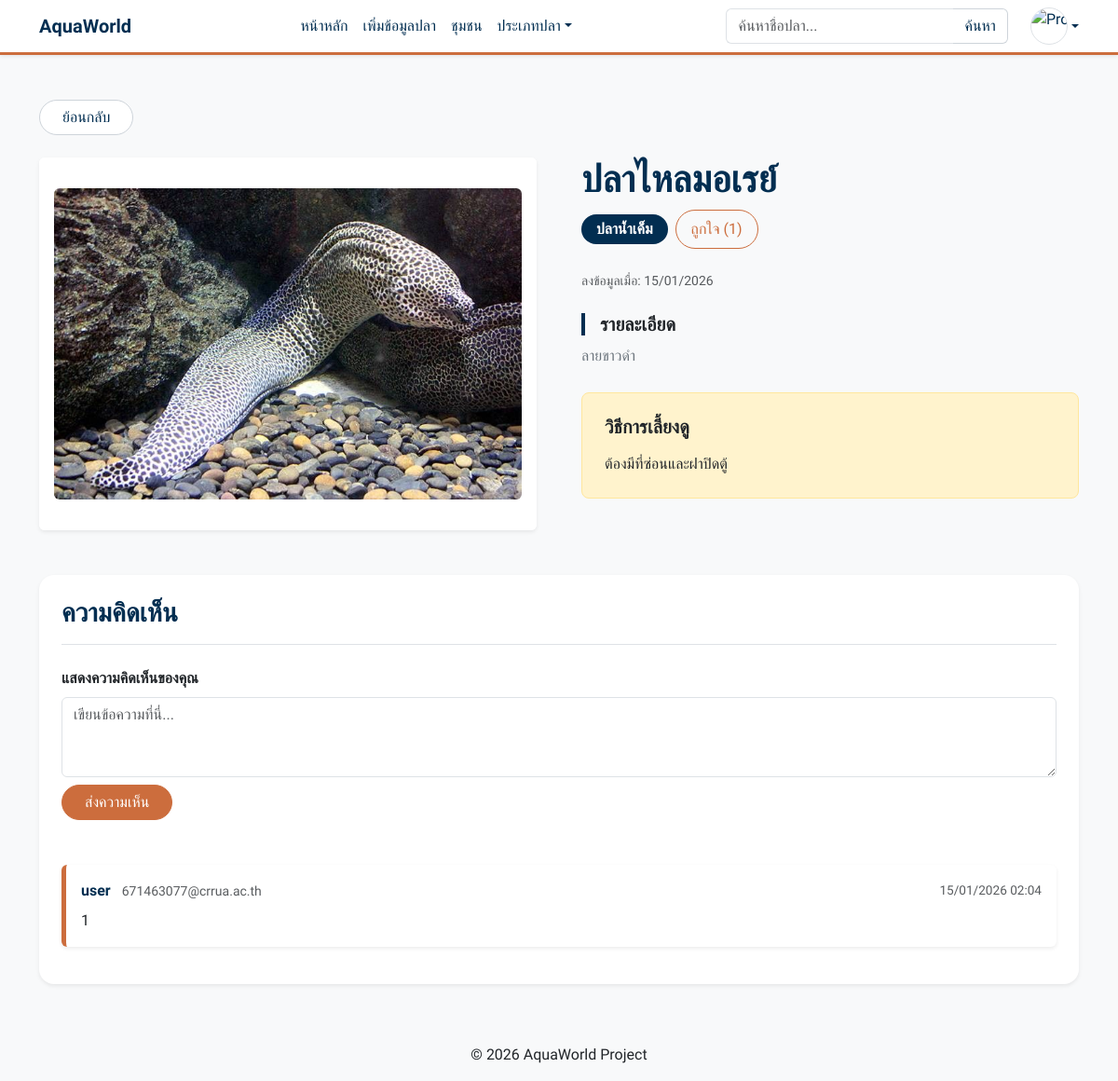
Screenshot of /User/detail.php?id=22 (signed in) with the database file from the repository.
### tables this page shows
CREATE TABLE `fishs` (
  `fish_id` int(11) NOT NULL,
  `namefish` varchar(255) NOT NULL,
  `image` varchar(255) NOT NULL,
  `description` varchar(255) NOT NULL,
  `care_detail` varchar(255) NOT NULL,
  `category` varchar(255) NOT NULL,
  `status` varchar(255) NOT NULL,
  `created_at` datetime NOT NULL,
  `user_id` int(11) NOT NULL
);

CREATE TABLE `fish_type` (
  `fish_typeid` int(11) NOT NULL,
  `fish_typename` varchar(50) NOT NULL
);

CREATE TABLE `fish_comments` (
  `id` int(11) NOT NULL,
  `fish_id` int(11) NOT NULL,
  `user_id` int(11) NOT NULL,
  `name` varchar(100) NOT NULL,
  `email` varchar(100) NOT NULL,
  `detail` text NOT NULL,
  `time` timestamp NOT NULL DEFAULT current_timestamp()
);

### User/detail.php (the view, shortened to what this page needs)
<?php
include "../connectDB.php";
$row_detail = null;
$is_liked = false;
$total_likes = 0;
$comments = [];
if (isset($_GET['id'])) {
    $id = mysqli_real_escape_string($conn, $_GET['id']);
    $sql_detail = "SELECT fishs.*, fish_type.fish_typename
                   FROM fishs
                   LEFT JOIN fish_type ON fishs.category = fish_type.fish_typeid
                   WHERE fishs.fish_id = '$id' ";
    $result_detail = $conn->query($sql_detail);
    if($result_detail->num_rows > 0){
        $row_detail = $result_detail->fetch_assoc();
        $fish_id = $row_detail['fish_id'];
        $q_count = $conn->query("SELECT COUNT(*) as total FROM fish_likes WHERE fish_id = '$fish_id'");
        $total_likes = $q_count->fetch_assoc()['total'];
        if(isset($_SESSION['user_id'])) {
            $my_id = $_SESSION['user_id'];
            $q_check = $conn->query("SELECT id FROM fish_likes WHERE fish_id = '$fish_id' AND user_id = '$my_id'");
            $is_liked = ($q_check->num_rows > 0);
        }
        $comments = $conn->query("SELECT * FROM fish_comments WHERE fish_id = '$fish_id' ORDER BY id DESC");
    }
}
?>
<!doctype html>
<html lang="en">
<head>
    <link href="../bootstrap-5.3.8-dist/css/bootstrap.min.css" rel="stylesheet">
    <link rel="stylesheet" href="https://cdnjs.cloudflare.com/ajax/libs/font-awesome/6.5.1/css/all.min.css">
</head>
<body class="d-flex flex-column min-vh-100 bg-light">
    <header><?php include "navUser.php"; ?></header>
    <main class="container py-5 flex-grow-1">
        <?php if ($row_detail): ?>
            <div class="mb-4">
                <a href="index.php" class="btn btn-outline-secondary rounded-pill px-4">ย้อนกลับ</a>
            </div>
            <div class="row g-5">
                <div class="col-lg-6">
                    <div class="card shadow-sm border-0 overflow-hidden">
                        <div class="bg-white p-3 d-flex align-items-center justify-content-center" style="min-height: 400px;">
                            <?php $show_img = "../" . $row_detail['image']; ?>
                            <img src="<?php echo $show_img; ?>" class="img-fluid rounded" style="max-height: 500px; object-fit: contain;">
                        </div>
                    </div>
                </div>
                <div class="col-lg-6">
                    <h1 class="fw-bold text-primary mb-2 display-6"><?php echo htmlspecialchars($row_detail['namefish']); ?></h1>
                    <div class="mb-4 d-flex align-items-center gap-2">
                        <span class="badge bg-info text-dark fs-6 rounded-pill px-3 py-2">
                            <?php echo $row_detail['fish_typename']; ?>
                        </span>
                        <button type="button"
                                class="btn <?php echo $is_liked ? 'btn-danger' : 'btn-outline-danger'; ?> btn-like rounded-pill px-3 py-2"
                                data-id="<?php echo $row_detail['fish_id']; ?>">
                            ถูกใจ (<span class="like-count"><?php echo $total_likes; ?></span>)
                        </button>
                    </div>
                    <div class="text-muted mb-4 small">
                        ลงข้อมูลเมื่อ: <?php echo date('d/m/Y', strtotime($row_detail['created_at'])); ?>
                    </div>
                    <div class="mb-4">
                        <h5 class="fw-bold text-dark border-start border-4 border-success ps-3">รายละเอียด</h5>
                        <p class="text-secondary mt-2" style="white-space: pre-line; line-height: 1.8;"><?php echo htmlspecialchars($row_detail['description']); ?></p>
                    </div>
                    <?php if (!empty($row_detail['care_detail'])): ?>
                    <div class="bg-warning-subtle p-4 rounded-3 border border-warning-subtle mt-4">
                        <h5 class="fw-bold text-dark mb-3">วิธีการเลี้ยงดู</h5>
                        <p class="mb-0 text-dark" style="white-space: pre-line;"><?php echo htmlspecialchars($row_detail['care_detail']); ?></p>
                    </div>
                    <?php endif; ?>
                </div>
            </div>
            <div class="row mt-5">
                <div class="col-12">
                    <div class="card shadow-sm border-0 rounded-4 p-4">
                        <div class="d-flex flex-wrap align-items-center justify-content-between border-bottom pb-3 mb-4">
                            <h3 class="fw-bold text-primary m-0">ความคิดเห็น</h3>
                        </div>
                        <div class="mb-5">
                            <label class="form-label fw-bold">แสดงความคิดเห็นของคุณ</label>
                            <textarea id="comment-text" class="form-control mb-2" rows="3" placeholder="<?php echo isset($_SESSION['user_id']) ? 'เขียนข้อความที่นี่...' : 'กรุณาเข้าสู่ระบบเพื่อแสดงความคิดเห็น'; ?>" <?php echo !isset($_SESSION['user_id']) ? 'disabled' : ''; ?>></textarea>
                            <button type="button" id="btn-comment" class="btn btn-primary px-4 rounded-pill" <?php echo !isset($_SESSION['user_id']) ? 'disabled' : ''; ?>>ส่งความเห็น</button>
                        </div>
                        <div id="comment-list">
                            <?php if ($comments->num_rows > 0): ?>
                                <?php while($c = $comments->fetch_assoc()): ?>
                                    <div class="comment-card p-3 mb-3 rounded shadow-sm">
                                        <div class="d-flex justify-content-between align-items-center">
                                            <div>
                                                <strong class="text-primary"><?php echo htmlspecialchars($c['name']); ?></strong>
                                                <small class="text-muted ms-2"><?php echo htmlspecialchars($c['email']); ?></small>
                                            </div>
                                            <small class="text-muted" style="font-size: 0.85rem;">
                                                <?php echo date('d/m/Y H:i', strtotime($c['time'])); ?>
                                            </small>
                                        </div>
                                        <p class="mb-0 mt-2 text-dark"><?php echo nl2br(htmlspecialchars($c['detail'])); ?></p>
                                    </div>
                                <?php endwhile; ?>
                            <?php else: ?>
                                <p class="text-muted text-center py-4">ยังไม่มีความคิดเห็น มาเป็นคนแรกที่แสดงความเห็นกัน!</p>
                            <?php endif; ?>
                        </div>
                    </div>
                </div>
            </div>
        <?php endif; ?>
    </main>
    <footer class="bg-body-tertiary text-center p-3 mt-auto">© <?php echo date("Y"); ?> AquaWorld Project</footer>
</body>
</html>

### User/detail.php (style rules this page uses)
:root { --deep-sea: #022E51; --clownfish: #CC6D3D; --dark-orange: #B74803; --sea-mist: #A3B4C8; --light-bg: #F0F4F8; }
body { font-family: 'Sarabun', sans-serif; background-color: var(--light-bg) !important; }
.text-primary { color: var(--deep-sea) !important; }
.btn-outline-secondary { color: var(--deep-sea); border-color: var(--sea-mist); background-color: #fff; }
.btn-outline-danger { color: var(--clownfish) !important; border-color: var(--clownfish) !important; }
.bg-info { background-color: var(--deep-sea) !important; color: #fff !important; }
.comment-card { border-left: 5px solid var(--clownfish) !important; background-color: #fff !important; box-shadow: 0 2px 5px rgba(0,0,0,0.05); }
.btn-primary { background-color: var(--clownfish) !important; border-color: var(--clownfish) !important; }
.border-success { border-color: var(--deep-sea) !important; }
.btn-like { transition: all 0.2s; }

### User/navUser.php (style rules this page uses)
:root { --deep-sea: #022E51; --clownfish: #CC6D3D; --dark-orange: #B74803; --sea-mist: #A3B4C8; }
.btn-outline-secondary { color: var(--deep-sea) !important; border-color: #ced4da !important; }
.btn-primary { background-color: var(--clownfish) !important; border-color: var(--clownfish) !important; color: #fff !important; }

### rows the page displays
fishs: image (picture), namefish "ปลาไหลมอเรย์", fish_type.fish_typename "ปลาน้ำเค็ม", created_at "15/01/2026", description "ลายขาวดำ", care_detail "ต้องมีที่ซ่อนและฝาปิดตู้"
fish_comments: name "user", email "671463077@crrua.ac.th", time "15/01/2026 02:04", detail "1"

### other values shown
$total_likes "1"
